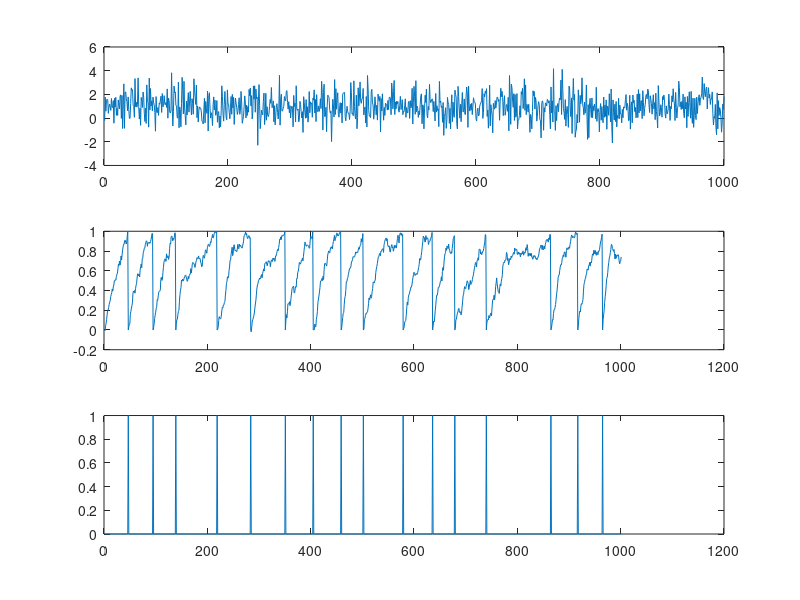

This chart was generated by the following MATLAB code: (Note: this script raises an error after producing the figure.)
%% Simulate Neuron entity with fixed point

%%
clear all;
for iter = 0:10
V = [0];
Vth =1;
b1 = 0.03;
b2 = 0.1;
Isyn = 0;
K = 1000;
rng(0);
Iapp = 1+randn(1,K);
spike = ([0]);
alpha =(1-1/50);
FP =sign(iter);
fp_int = 2;
fp_frac = 10+(iter-1);
word_len = fp_int+fp_frac+1;
fprintf('FP:%i fp_int:%i fp_frac:%i\r\n',FP,fp_int,fp_frac);
if(FP)

s = whos;
for i = 1:length(s)
    if( strcmp(s(i).class,'double') && ~sum(strcmp(s(i).name,{'fp_int','fp_frac','K','iter'})))
        name = s(i).name;
        assignin('base',name,sfi(evalin('base',name),word_len,fp_frac));
    end

end
end
tic
for k = 1:K % time evolution (each clock edge)
	V(k+1) = alpha*V(k)+b1*Iapp(k)+b2*Isyn;
    spike(k+1)=V(k+1)>Vth;
    if(spike(k+1)) V(k+1)=0; end
end
toc
%%

hold on;
subplot(311); plot(Iapp);hold on;
subplot(312); plot(V); hold on;
subplot(313); plot((1:K+1),spike+iter); hold on;
end


